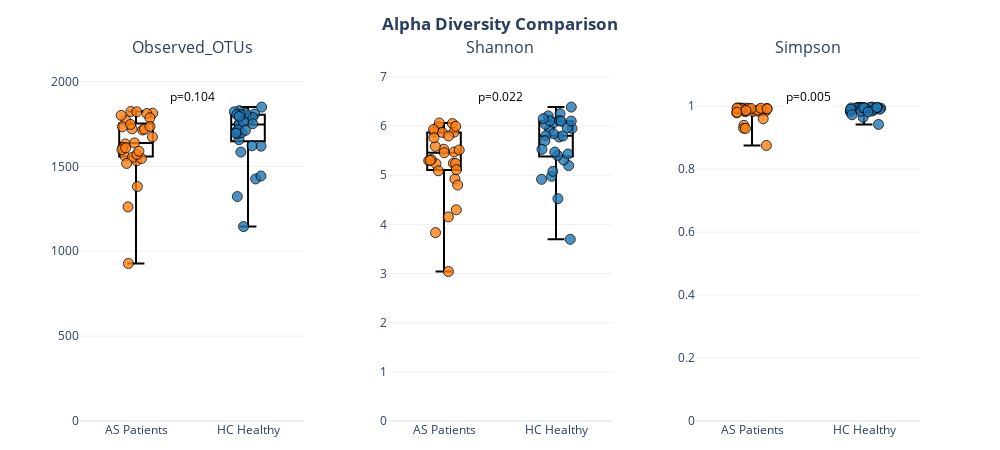

Notebook cell for this chart:
### Code cell
from plotly.subplots import make_subplots
import plotly.graph_objects as go
from scipy.stats import mannwhitneyu
import numpy as np

def plot_alpha_comparison(alpha_df, metrics):
    # 创建多子图
    fig = make_subplots(
        rows=1, 
        cols=len(metrics), 
        subplot_titles=metrics,
        horizontal_spacing=0.1
    )
    
    # 统一视觉参数
    VISUAL_CONFIG = {
        'jitter_range': 0.15,  # 缩小抖动范围
        'marker_size': 10,
        'box_width': 0.3,
        'y_expand': 1.15,
        'colors': {'AS': '#FF7F0E', 'HC': '#1F77B4'}  # 添加颜色配置
    }
    
    for col_idx, metric in enumerate(metrics, 1):
        # 提取当前指标数据
        sub_df = alpha_df[['Group', metric]].copy()
        sub_df.columns = ['Group', 'Value']
        
        # 统计检验
        as_data = sub_df[sub_df.Group=='AS']['Value']
        hc_data = sub_df[sub_df.Group=='HC']['Value']
        _, p_value = mannwhitneyu(as_data, hc_data)
        
        # 坐标定位
        group_pos = {'AS': 0, 'HC': 1}
        y_max = sub_df['Value'].max() * VISUAL_CONFIG['y_expand']
        
        # 绘制抖动点（关键修正点：去除多余的列表包装）
        for group in ['AS', 'HC']:
            group_data = sub_df[sub_df.Group == group]
            if len(group_data) > 0:  # 添加空值保护
                jitter = np.random.uniform(
                    -VISUAL_CONFIG['jitter_range'],
                    VISUAL_CONFIG['jitter_range'],
                    len(group_data)
                )
                fig.add_trace(go.Scatter(
                    x=group_pos[group] + jitter,  # 直接使用数组，不加列表包装
                    y=group_data['Value'],
                    mode='markers',
                    marker=dict(
                        color=VISUAL_CONFIG['colors'][group],
                        size=VISUAL_CONFIG['marker_size'],
                        opacity=0.8,
                        line=dict(width=1, color='black')
                    ),
                    showlegend=False
                ), row=1, col=col_idx)
            
        # 添加箱线图
        fig.add_trace(go.Box(
            x=sub_df['Group'].map(group_pos),
            y=sub_df['Value'],
            boxpoints=False,
            line=dict(color='black', width=2),
            fillcolor='rgba(0,0,0,0)',  # 完全透明填充
            width=VISUAL_CONFIG['box_width'],
            showlegend=False
        ), row=1, col=col_idx)
        
        # 显著性标注
        fig.add_annotation(
            xref=f'x{col_idx}',
            yref=f'y{col_idx}',
            x=0.5,
            y=y_max * 0.9,
            text=f'p={p_value:.2e}' if p_value < 0.001 else f'p={p_value:.3f}',
            showarrow=False,
            font=dict(size=12, color='black'),
            bgcolor='white'
        )
        
        # 设置坐标轴
        fig.update_layout({
            f'xaxis{col_idx}': {
                'tickvals': [0, 1],
                'ticktext': ['AS Patients', 'HC Healthy'],
                'range': [-0.5, 1.5],
                'showgrid': False
            },
            f'yaxis{col_idx}': {
                'range': [0, y_max],
                'gridcolor': '#F0F0F0'
            }
        })
    
    # 全局布局
    fig.update_layout(
        template="plotly_white",
        height=450,
        width=1000,
        margin=dict(t=60, b=20),
        title_text="<b>Alpha Diversity Comparison</b>",
        title_x=0.5
    )
    return fig

# 使用示例
metrics = ['Observed_OTUs', 'Shannon', 'Simpson']
fig = plot_alpha_comparison(alpha_df, metrics)
fig.show()

### Figure 1 — Plotly figure (JSON) as saved in the notebook; plotly's stock layout.template omitted (floating-point values rounded to 4 significant figures)
{"data": [{"marker": {"color": "#FF7F0E", "line": {"color": "black", "width": 1}, "opacity": 0.8, "size": 10}, "mode": "markers", "showlegend": false, "type": "scatter", "x": [0.006447, -0.0987, 0.04828, 0.1491, 0.05983, -0.03482, -0.03016, 0.07594, -0.06814, 0.09726, -0.09534, -0.01302, 0.008546, -0.04558, -0.1176, -0.07131, -0.1255, -0.0896, -0.1209, -0.0484, -0.09224, 0.006793, 0.147, 0.02615, -0.1324, 0.01206, 0.1246, -0.08309, 0.1249], "xaxis": "x", "y": [1533, 1560, 1546, 1813, 1714, 1721, 1554, 1719, 928, 1811, 1632, 1638, 1570, 1823, 1611, 1261, 1598, 1770, 1733, 1747, 1609, 1821, 1673, 1589, 1800, 1381, 1786, 1517, 1735], "yaxis": "y"}, {"marker": {"color": "#1F77B4", "line": {"color": "black", "width": 1}, "opacity": 0.8, "size": 10}, "mode": "markers", "showlegend": false, "type": "scatter", "x": [1.058, 1.015, 0.9221, 1.04, 0.8782, 0.9199, 1.122, 0.9196, 0.9579, 0.9092, 0.9602, 0.9462, 0.9811, 0.8975, 1.116, 0.9215, 0.9046, 0.9132, 0.9333, 1.042, 1.068, 0.9596, 0.9, 0.977, 1.035, 0.9364, 1.116, 0.8921, 0.9222], "xaxis": "x", "y": [1808, 1781, 1828, 1789, 1821, 1749, 1849, 1657, 1803, 1692, 1145, 1699, 1811, 1706, 1619, 1747, 1322, 1715, 1806, 1751, 1426, 1763, 1805, 1712, 1621, 1584, 1443, 1696, 1794], "yaxis": "y"}, {"boxpoints": false, "fillcolor": "rgba(0, 0, 0, 0)", "line": {"color": "black", "width": 2}, "showlegend": false, "type": "box", "width": 0.3, "x": [0, 0, 0, 0, 0, 0, 0, 0, 0, 0, 0, 0, 0, 0, 0, 0, 0, 0, 0, 0, 0, 0, 0, 0, 0, 0, 0, 0, 0, 1, 1, 1, 1, 1, 1, 1, 1, 1, 1, 1, 1, 1, 1, 1, 1, 1, 1, 1, 1, 1, 1, 1, 1, 1, 1, 1, 1, 1], "xaxis": "x", "y": [1533, 1560, 1546, 1813, 1714, 1721, 1554, 1719, 928, 1811, 1632, 1638, 1570, 1823, 1611, 1261, 1598, 1770, 1733, 1747, 1609, 1821, 1673, 1589, 1800, 1381, 1786, 1517, 1735, 1808, 1781, 1828, 1789, 1821, 1749, 1849, 1657, 1803, 1692, 1145, 1699, 1811, 1706, 1619, 1747, 1322, 1715, 1806, 1751, 1426, 1763, 1805, 1712, 1621, 1584, 1443, 1696, 1794], "yaxis": "y"}, {"marker": {"color": "#FF7F0E", "line": {"color": "black", "width": 1}, "opacity": 0.8, "size": 10}, "mode": "markers", "showlegend": false, "type": "scatter", "x": [-0.1364, -0.07158, -0.05058, 0.08339, -0.1139, 0.09776, 0.1033, 0.1218, 0.03968, 0.07461, -0.05224, -0.08711, -0.124, -0.002372, 0.03875, 0.1108, 0.09052, -0.01518, 0.1101, -0.04174, -0.07713, -0.09326, -0.0901, 0.08967, 0.1048, -0.07565, 0.002043, 0.1359, 0.04106], "xaxis": "x2", "y": [5.299, 5.235, 5.091, 5.245, 5.32, 4.925, 5.242, 4.801, 3.041, 6.053, 5.992, 5.882, 5.303, 5.529, 4.153, 5.114, 5.474, 5.871, 4.298, 6.063, 5.589, 5.931, 5.764, 5.877, 5.995, 3.833, 5.46, 5.514, 5.799], "yaxis": "y2"}, {"marker": {"color": "#1F77B4", "line": {"color": "black", "width": 1}, "opacity": 0.8, "size": 10}, "mode": "markers", "showlegend": false, "type": "scatter", "x": [0.9433, 1.028, 0.9802, 1.036, 1.032, 1.113, 0.9764, 1.017, 1.047, 0.9086, 0.8709, 1.062, 1.137, 0.9068, 1.067, 0.9007, 1.013, 0.9895, 0.9306, 1.143, 1.107, 1.127, 0.9443, 1.101, 0.886, 0.8746, 0.9606, 1.136, 0.9724], "xaxis": "x2", "y": [5.942, 5.777, 6.072, 6.254, 6.112, 5.196, 5.847, 4.524, 6.099, 5.806, 4.917, 5.8, 6.387, 6.035, 5.31, 5.7, 5.405, 5.472, 6.208, 5.953, 5.433, 3.696, 6.107, 5.966, 6.151, 5.527, 4.979, 6.102, 5.08], "yaxis": "y2"}, {"boxpoints": false, "fillcolor": "rgba(0, 0, 0, 0)", "line": {"color": "black", "width": 2}, "showlegend": false, "type": "box", "width": 0.3, "x": [0, 0, 0, 0, 0, 0, 0, 0, 0, 0, 0, 0, 0, 0, 0, 0, 0, 0, 0, 0, 0, 0, 0, 0, 0, 0, 0, 0, 0, 1, 1, 1, 1, 1, 1, 1, 1, 1, 1, 1, 1, 1, 1, 1, 1, 1, 1, 1, 1, 1, 1, 1, 1, 1, 1, 1, 1, 1], "xaxis": "x2", "y": [5.299, 5.235, 5.091, 5.245, 5.32, 4.925, 5.242, 4.801, 3.041, 6.053, 5.992, 5.882, 5.303, 5.529, 4.153, 5.114, 5.474, 5.871, 4.298, 6.063, 5.589, 5.931, 5.764, 5.877, 5.995, 3.833, 5.46, 5.514, 5.799, 5.942, 5.777, 6.072, 6.254, 6.112, 5.196, 5.847, 4.524, 6.099, 5.806, 4.917, 5.8, 6.387, 6.035, 5.31, 5.7, 5.405, 5.472, 6.208, 5.953, 5.433, 3.696, 6.107, 5.966, 6.151, 5.527, 4.979, 6.102, 5.08], "yaxis": "y2"}, {"marker": {"color": "#FF7F0E", "line": {"color": "black", "width": 1}, "opacity": 0.8, "size": 10}, "mode": "markers", "showlegend": false, "type": "scatter", "x": [-0.1058, 0.007009, 0.1232, 0.09424, -0.04614, -0.1361, 0.07851, 0.1002, 0.1282, -0.05594, -0.09589, 0.1337, 0.04735, 0.05518, -0.07207, -0.0607, -0.07228, -0.03203, -0.0748, -0.1268, -0.09194, -0.008273, -0.1125, -0.1338, 0.07933, -0.05799, -0.1343, -0.05329, 0.1353], "xaxis": "x3", "y": [0.988, 0.9831, 0.9846, 0.985, 0.9895, 0.9788, 0.9876, 0.9598, 0.875, 0.9937, 0.9941, 0.9927, 0.9841, 0.9876, 0.9389, 0.9821, 0.9865, 0.9924, 0.9297, 0.994, 0.9923, 0.9925, 0.9929, 0.9936, 0.9932, 0.9294, 0.9803, 0.9861, 0.991], "yaxis": "y3"}, {"marker": {"color": "#1F77B4", "line": {"color": "black", "width": 1}, "opacity": 0.8, "size": 10}, "mode": "markers", "showlegend": false, "type": "scatter", "x": [0.9422, 0.9383, 0.9457, 0.9655, 0.9966, 0.8795, 1.149, 0.9921, 0.944, 1.102, 1.074, 0.9308, 1.072, 0.9808, 0.972, 0.8785, 1.142, 1.036, 1.054, 1.005, 1.096, 1.129, 0.9977, 0.8865, 1.12, 0.88, 1.036, 1.115, 0.8929], "xaxis": "x3", "y": [0.9932, 0.9935, 0.9949, 0.9962, 0.9946, 0.9837, 0.9937, 0.9641, 0.9948, 0.9933, 0.9843, 0.9938, 0.9969, 0.9952, 0.9836, 0.982, 0.99, 0.9884, 0.9957, 0.9943, 0.9899, 0.9419, 0.9948, 0.9943, 0.996, 0.9899, 0.9819, 0.9956, 0.9726], "yaxis": "y3"}, {"boxpoints": false, "fillcolor": "rgba(0, 0, 0, 0)", "line": {"color": "black", "width": 2}, "showlegend": false, "type": "box", "width": 0.3, "x": [0, 0, 0, 0, 0, 0, 0, 0, 0, 0, 0, 0, 0, 0, 0, 0, 0, 0, 0, 0, 0, 0, 0, 0, 0, 0, 0, 0, 0, 1, 1, 1, 1, 1, 1, 1, 1, 1, 1, 1, 1, 1, 1, 1, 1, 1, 1, 1, 1, 1, 1, 1, 1, 1, 1, 1, 1, 1], "xaxis": "x3", "y": [0.988, 0.9831, 0.9846, 0.985, 0.9895, 0.9788, 0.9876, 0.9598, 0.875, 0.9937, 0.9941, 0.9927, 0.9841, 0.9876, 0.9389, 0.9821, 0.9865, 0.9924, 0.9297, 0.994, 0.9923, 0.9925, 0.9929, 0.9936, 0.9932, 0.9294, 0.9803, 0.9861, 0.991, 0.9932, 0.9935, 0.9949, 0.9962, 0.9946, 0.9837, 0.9937, 0.9641, 0.9948, 0.9933, 0.9843, 0.9938, 0.9969, 0.9952, 0.9836, 0.982, 0.99, 0.9884, 0.9957, 0.9943, 0.9899, 0.9419, 0.9948, 0.9943, 0.996, 0.9899, 0.9819, 0.9956, 0.9726], "yaxis": "y3"}], "layout": {"annotations": [{"font": {"size": 16}, "showarrow": false, "text": "Observed_OTUs", "x": 0.1333, "xanchor": "center", "xref": "paper", "y": 1, "yanchor": "bottom", "yref": "paper"}, {"font": {"size": 16}, "showarrow": false, "text": "Shannon", "x": 0.5, "xanchor": "center", "xref": "paper", "y": 1, "yanchor": "bottom", "yref": "paper"}, {"font": {"size": 16}, "showarrow": false, "text": "Simpson", "x": 0.8667, "xanchor": "center", "xref": "paper", "y": 1, "yanchor": "bottom", "yref": "paper"}, {"bgcolor": "white", "font": {"color": "black", "size": 12}, "showarrow": false, "text": "p=0.104", "x": 0.5, "xref": "x", "y": 1914.0, "yref": "y"}, {"bgcolor": "white", "font": {"color": "black", "size": 12}, "showarrow": false, "text": "p=0.022", "x": 0.5, "xref": "x2", "y": 6.611, "yref": "y2"}, {"bgcolor": "white", "font": {"color": "black", "size": 12}, "showarrow": false, "text": "p=0.005", "x": 0.5, "xref": "x3", "y": 1.032, "yref": "y3"}], "height": 450, "margin": {"b": 20, "t": 60}, "title": {"text": "<b>Alpha Diversity Comparison</b>", "x": 0.5}, "width": 1000, "xaxis": {"anchor": "y", "domain": [0, 0.2667], "range": [-0.5, 1.5], "showgrid": false, "ticktext": ["AS Patients", "HC Healthy"], "tickvals": [0, 1], "type": "linear"}, "xaxis2": {"anchor": "y2", "domain": [0.3667, 0.6333], "range": [-0.5, 1.5], "showgrid": false, "ticktext": ["AS Patients", "HC Healthy"], "tickvals": [0, 1], "type": "linear"}, "xaxis3": {"anchor": "y3", "domain": [0.7333, 1], "range": [-0.5, 1.5], "showgrid": false, "ticktext": ["AS Patients", "HC Healthy"], "tickvals": [0, 1], "type": "linear"}, "yaxis": {"anchor": "x", "domain": [0, 1], "gridcolor": "#F0F0F0", "range": [0, 2126.0], "type": "linear"}, "yaxis2": {"anchor": "x2", "domain": [0, 1], "gridcolor": "#F0F0F0", "range": [0, 7.345], "type": "linear"}, "yaxis3": {"anchor": "x3", "domain": [0, 1], "gridcolor": "#F0F0F0", "range": [0, 1.146], "type": "linear"}}}
